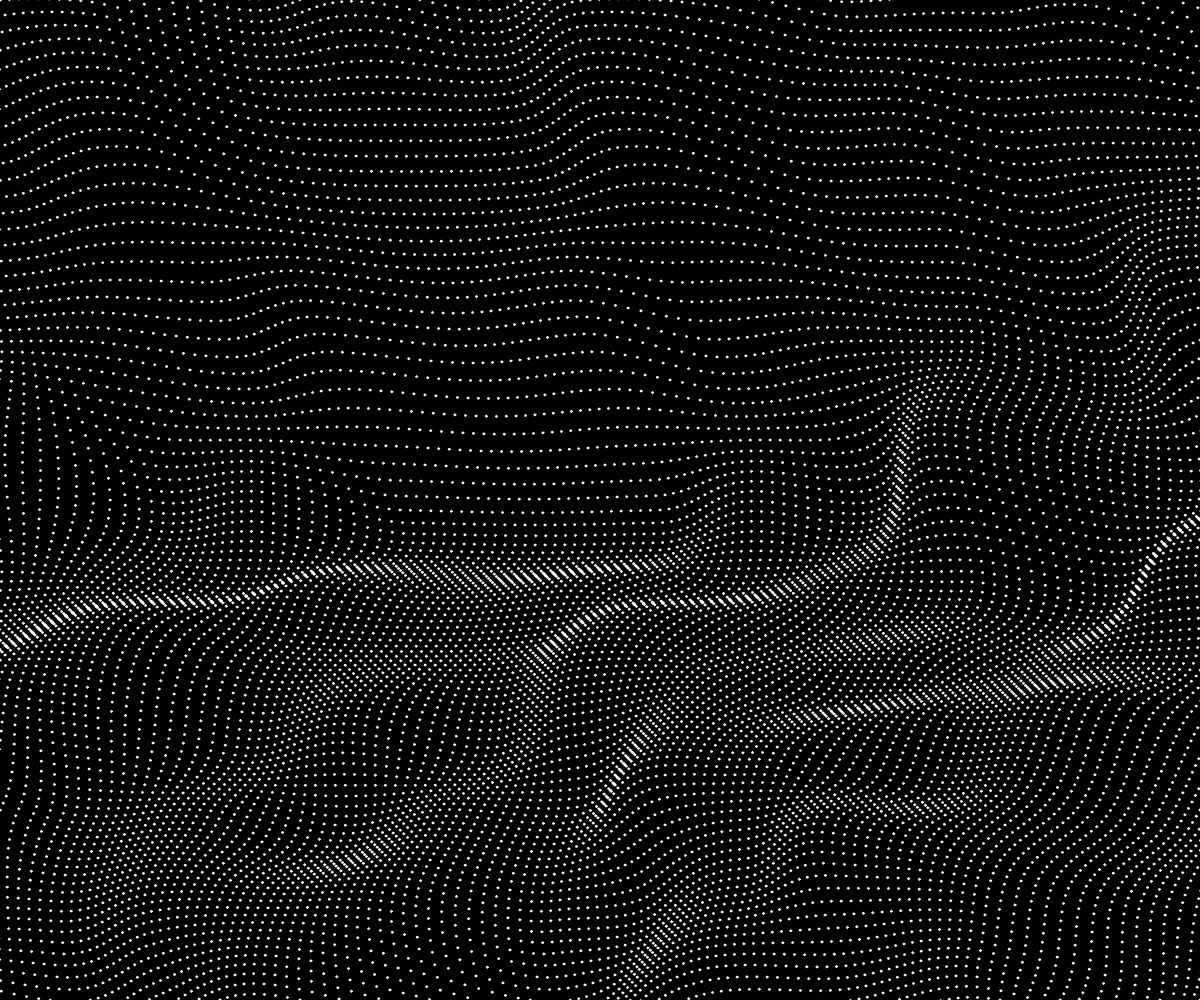
Frame 1 (no input)
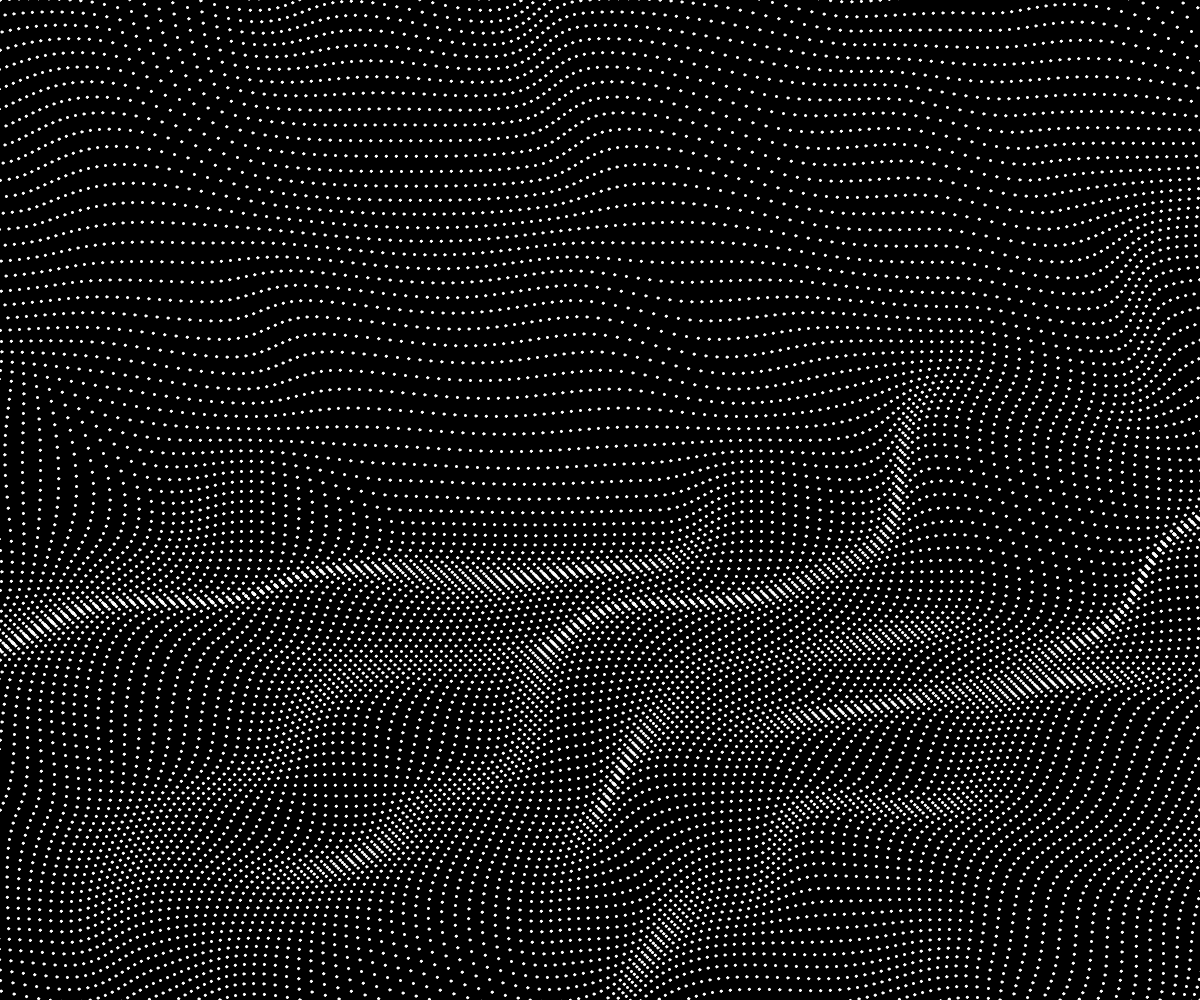
Frame 2 (the mouse pressed at the canvas centre, redrawn once)

The p5.js sketch that drew these frames (run headless with seeded random() and noise() and a simulated clock; the mouse was pressed at the canvas centre and the sketch redrawn once):

// p5.js sketch
// ── sketch.js
const CELL_SIZE = 10;
const NOISE_SCALE = 0.001;
const NOISE_LEVEL = 800;
const BORDER = NOISE_LEVEL;

function setup() {
	createCanvas(windowWidth, windowHeight);

	background(0);
	stroke(255);

	noLoop();
}

function draw() {
	for (let y = -BORDER; y < height + BORDER; y += CELL_SIZE) {
		for (let x = -BORDER; x < width + BORDER; x += CELL_SIZE) {
			let n = noise(y * NOISE_SCALE, x * NOISE_SCALE) * NOISE_LEVEL;
			circle(x + n, y + n, 2);
		}
	}
}
